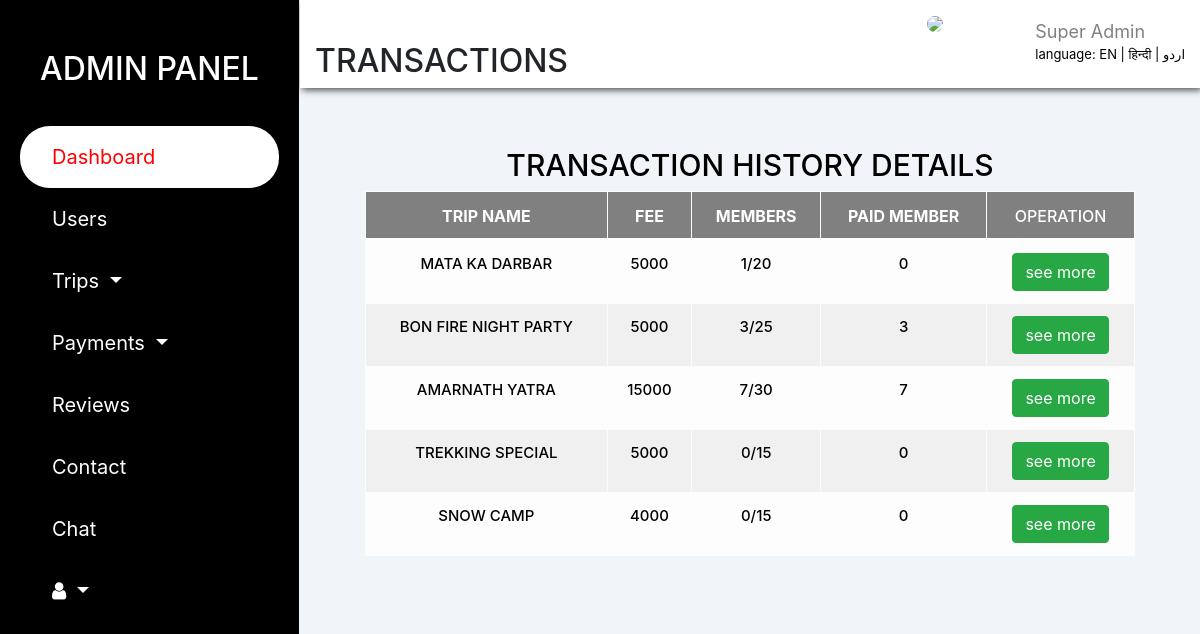
Page /weekend/explore/transaction_tbl.php on the committed database.
### tables this page shows
CREATE TABLE `weekend_plans` (
  `plan_id` smallint(8) UNSIGNED NOT NULL,
  `trip_name` varchar(30) NOT NULL,
  `pickup_point` varchar(80) NOT NULL,
  `arrival_time` char(10) NOT NULL,
  `start_date` date DEFAULT NULL,
  `end_date` date DEFAULT NULL,
  `destination` varchar(50) DEFAULT NULL,
  `fee_charges` smallint(7) UNSIGNED DEFAULT NULL,
  `members` char(2) NOT NULL,
  `cmn_interest` varchar(20) NOT NULL,
  `stay_address` varchar(60) DEFAULT NULL,
  `post_date` timestamp NOT NULL DEFAULT current_timestamp(),
  `booking_member` char(2) NOT NULL,
  `map` varchar(255) NOT NULL,
  `note` varchar(255) NOT NULL
);

### weekend/explore/new.php (called while the page is built, shortened)
<?php
 if (isset($_GET['lang'])) {
     $set_lang=$_GET['lang'];
  }else{
    $set_lang='en';
  }
  $lang=array();
if ($set_lang=='en') {
   $lang['lang']='Language';
  $lang['admin']='ADMIN PANEL';
  $lang['dash']='DASHBOARD';
  $lang['user']='USERS';
  $lang['trip']='Trips';
  $lang['pays']='Payments';
  $lang['s_dash']='Dashboard';
  $lang['rev']='Reviews';
  $lang['cont']='Contact';
  $lang['cht']='Chat';
  $lang['s_dash']='Dashboard';
  $lang['tang']='Users';
  $lang['trips']='Trips';
  $lang['confirm']='Confirmed trips';
  $lang['name']='MONIKA DOGRA';
  $lang['super']='Super Admin';
  $lang['traf']='Traffic';
  $lang['recent']='NEW TRIPS';
  $lang['t_title']='Trips Title';
  $lang['dat']='Date';
  $lang['status']='Status';
  $lang['see']='See All';
  $lang['new']='NEW USERS';
  $lang['mem']='Members';
  $lang['nam']='Name';
  $lang['acc_v']='Date';
  $lang['det']='Details';
  $lang['int']='Interest';
  $lang ['users_d']='USERS DETAILS';
  $lang ['email']='Email';
  $lang ['gen']='Gender';
  $lang ['phone']='Phone no.';
  $lang ['alt']='Alt P_no.';
  $lang ['add']='Address';
  $lang ['zip']='Zipcode';
  $lang ['verf']='Verification';
  $lang ['del']='delete';
  $lang['trans']='TRANSACTIONS';
   $lang ['trans_d']='TRANSACTION DETAILS';
   $lang['trip_n']='Trip name';
   $lang['fee']='Fee';
   $lang['p_memb']='Paid member';
   $lang['opera']='Operation';
   $lang['see_m']='see more';
   $lang['trip_d']='TRIPS DETAILS';
   $lang ['sch']='SCHEDULE';
   $lang ['vid']='VIDEO';
   $lang ['detl']='DETAILS';
   $lang ['vaish']='VAISHNO DEVI';
   $lang ['pick']='Pickup Address';
   $lang ['arr_t']='Arrival Time';
   $lang ['fr']='From';
   $lang ['to']='To';
   $lang ['dest']='Destination';
   $lang ['fe_per']='Fee/Person';
   $lang ['stay']='Stay';
   $lang ['pos']='Post on';
   $lang ['note']='Note';
   $lang ['up']='UPDATE';
}

### weekend/explore/php/code.php (called while the page is built, shortened)
<?php
abstract class clsConnection
{
    public function __construct()
    {
        $dbHost="localhost";
        $dbName="explore";
        $dbUser="root";
        $dbPassword="";
        try
        {
            $this->dbConn= new PDO("mysql:host=$dbHost;dbname=$dbName",$dbUser,$dbPassword);
        }
        catch(PDOException $e)
        {
            Echo "Connection failed" . $e->getMessage();
        }
    }
}
class clsWeekendPlans extends clsConnection implements I_WeekendPlans
{
    public function PreviousWeekendPlan($curr_date){
        try{
             $sql="SELECT * FROM weekend_plans Where start_date<:curr_date";
             $stmt=$this->dbConn->prepare($sql);
             $stmt->bindParam(':curr_date',$curr_date);
             $stmt->execute();
             $result=$stmt->fetchAll();
           return $result;
        }
        catch (PDOException $e){
            echo "Previous Weekend plans Error:".$e->getMessage();
        }
    }
}
class clsPlanPurchase extends clsConnection implements I_PlanPurchase
{
     public function PaidUserCount($plan_id){
        try{
             $sql="SELECT SUM(member_booking) FROM plan_purchase WHERE plan_id=:plan_id AND pay_status=1";
             $stmt=$this->dbConn->prepare($sql);
             $stmt->bindParam(':plan_id',$plan_id);
             $stmt->execute();
             $result=$stmt->fetchAll();
           return $result;
        }
        catch (PDOException $e){
            echo "Address Fetch Error:".$e->getMessage();
        }
    }
    public function TotalUserCount($plan_id){
        try{
             $sql="SELECT SUM(member_booking) FROM plan_purchase WHERE plan_id=:plan_id";
             $stmt=$this->dbConn->prepare($sql);
             $stmt->bindParam(':plan_id',$plan_id);
             $stmt->execute();
             $result=$stmt->fetchAll();
           return $result;
        }
        catch (PDOException $e){
            echo "Address Fetch Error:".$e->getMessage();
        }
    }
}
?>

### weekend/explore/transaction_tbl.php (the view, shortened to what this page needs)
<?php session_start();
     require_once('php/code.php');
     $profile_pic="";
 ?>
<!DOCTYPE html>
<html>
<head>
  <?php include'links/links.php'; ?>
    <link rel="stylesheet" href="css/table-style.css">
</head>
<body>
     <div class="container-fluid">
      <div class="row">
          <?php include'title_bar.php'; ?>
           <div class="col-md-9 col-sm-12">
               <div class="row dash_content">
                  <div class="col-12 header">
                    <div>
                   <h3> <i class="fa fa-bars" id="fa-bars" onclick="show();"></i></h3><h2><?php echo $lang['trans'];?></h2></div>
                    <div class="profile">
                      <div class="img">
                        <img src="../login/photo/<?php echo $profile_pic; ?>">
                      </div>
                      <h4><?php echo  $a_name;?></h4>
                      <span><?php echo $lang['super'];?></span>
                          <div class="multi_lang" >
                           <?php echo $lang['lang']; ?>: <a href="transaction_tbl.php?lang=en">EN | </a><a href="transaction_tbl.php?lang=hi">हिन्दी</a><a href="transaction_tbl.php?lang=ur"> | اردو</a>
                        </div>
                    </div>
                  </div>
          <div class="col-lg-12">
          <br>
                        <div class="main-div ">
                           <h1><?php echo $lang['trans_his_det'];?></h1>
                            <div class="table-responsive">
                               <table class="table table-light table-hover table-striped" >
                                  <tr class="sticky">
                                      <th><b><?php echo $lang['trip_n'];?></b></th>
                                      <th><b><?php echo $lang['fee'];?></b></th>
                                      <th><b><?php echo $lang['mem'];?></b></th>
                                      <th><b><?php echo $lang['p_memb'];?></b></th>
                                      <th><?php echo $lang['opera'];?></th>
                                  </tr>
                                  <?php
                                  $c_date=date("Y-m-d");
                                      $objj=new clsWeekendPlans();
                                      $resu=$objj->PreviousWeekendPlan($c_date);
                                      if ($resu) {
                                        foreach ($resu as $data) {
                                            $plan_id=$data['plan_id'];
                                             $FunObjj=new clsPlanPurchase();
                                          $varibl=$FunObjj->TotalUserCount($plan_id);
                                           $soll=$FunObjj->PaidUserCount($plan_id);
                                           foreach ($soll as $arr) {
                                             foreach ($varibl as $data_arra) {
                                          ?>
                                          <tr>
                                      <td><?php echo $data['trip_name']; ?></td>
                                      <td><?php echo $data['fee_charges'];?></td>
                                      <td><?php
                                               if($data_arra['SUM(member_booking)']){
                                                    echo $data_arra['SUM(member_booking)'];
                                                }else{
                                                  echo "0";
                                                }
                                      ?>/<?php echo $data['members'];?></td>
                                      <td><?php
                                           if ($arr['SUM(member_booking)']) {
                                             echo $arr['SUM(member_booking)'];
                                           }else{
                                            echo "0";
                                          }
                                          ?> </td>
                                      <td><button  class="btn btn-success" value="<?php echo $data['plan_id']; ?>" onclick="getplanid(this);"><?php echo $lang['see_m'];?></button></td>
                                 </tr>
                                          <?php
                                        }
                                        }
                                        }
                                      } else{
                                        echo "No weekend plans available";
                                      }
                                  ?>
                           </table>
                    </div>
                  </div>
                </div>
               </div>
           </div>
        </div>
     </div>
</body>
</html>

### weekend/explore/css/table-style.css (style rules this page uses)
body { background: #f1f5f9; }
.header { background:#fff; display: flex; justify-content: space-between; box-shadow: 2px 2px 7px rgba(0,0,0,0.7); }
.dash_content { padding-bottom: 0px; }
.profile .img { position: absolute; right: 13rem; top: 10px; width: 65px; }
.profile img { width: 100%; border-radius: 35px; }
.profile h4 { padding-top: 10px; text-transform: uppercase; }
.profile span { color: grey; font-size: 18px; }
.multi_lang { color: black; font-size: 13px; padding-bottom: 5px; }
.multi_lang a { color: black; }
.main-div { padding: 35px 50px; width: 100%; display: flex; flex-direction: column; justify-content: center; align-items: center; }
.main-div h1 { font-size: 30px; color:#000; text-align: center; text-transform: capitalize; }
table { background-color: #fff; margin: auto; }
th,td { text-transform: uppercase; border: 1px solid black; padding: 8px 30px; text-align: center; color: black; }
th { font-weight: 500; text-align: center; }
td { font-size: 15px; font-weight: 500; color:black; }
tr.sticky th { position: sticky; top: -3px; background: grey; color: white; }
tr.sticky th::after { content: " "; width: 100%; height: 2px; position: absolute; bottom: 0; left: 0; background: white; }

### rows in the picture
weekend_plans: trip_name "MATA KA DARBAR", fee_charges "5000", SUM "1", members "20"
weekend_plans: trip_name "BON FIRE NIGHT PARTY", fee_charges "5000", SUM "3", members "25", $data['plan_id'] 2 (drawn)
weekend_plans: trip_name "AMARNATH YATRA", fee_charges "15000", SUM "7", members "30", $data['plan_id'] 3 (drawn)
weekend_plans: trip_name "TREKKING SPECIAL", fee_charges "5000", members "15", $data['plan_id'] 4 (drawn)
weekend_plans: trip_name "SNOW CAMP", fee_charges "4000", members "15", $data['plan_id'] 5 (drawn)

### other values in the picture
$lang['admin'] "ADMIN PANEL"
$lang['s_dash'] "Dashboard"
$lang['tang'] "Users"
$lang['trip'] "Trips"
$lang['pays'] "Payments"
$lang['rev'] "Reviews"
$lang['cont'] "Contact"
$lang['cht'] "Chat"
$lang['trans'] "TRANSACTIONS"
$lang['super'] "Super Admin"
$lang['lang'] "language"
$lang['trans_his_det'] "TRANSACTION HISTORY DETAILS"
$lang['trip_n'] "TRIP NAME"
$lang['fee'] "FEE"
$lang['mem'] "MEMBERS"
